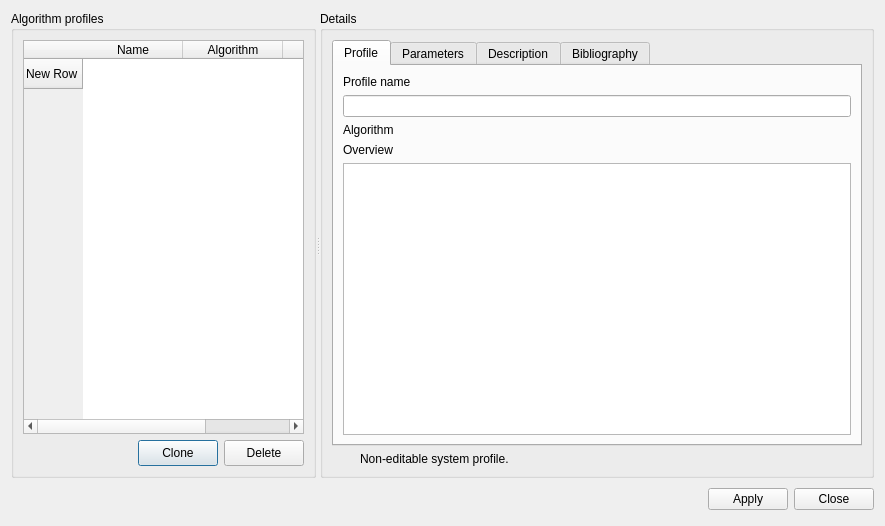
<ui version="4.0" >
 <class>OmgAlgorithmManager</class>
 <widget class="QDialog" name="OmgAlgorithmManager" >
  <property name="geometry" >
   <rect>
    <x>0</x>
    <y>0</y>
    <width>885</width>
    <height>526</height>
   </rect>
  </property>
  <property name="windowTitle" >
   <string>Algorithm Manager</string>
  </property>
  <layout class="QGridLayout" >
   <item row="0" column="0" colspan="3" >
    <widget class="QSplitter" name="splitter" >
     <property name="orientation" >
      <enum>Qt::Horizontal</enum>
     </property>
     <widget class="QGroupBox" name="groupBox" >
      <property name="title" >
       <string>Algorithm profiles</string>
      </property>
      <layout class="QGridLayout" >
       <item row="0" column="0" colspan="3" >
        <widget class="QTableWidget" name="tblAlgorithms" >
         <property name="alternatingRowColors" >
          <bool>true</bool>
         </property>
         <property name="showGrid" >
          <bool>false</bool>
         </property>
         <property name="gridStyle" >
          <enum>Qt::NoPen</enum>
         </property>
         <row>
          <property name="text" >
           <string>New Row</string>
          </property>
         </row>
         <column>
          <property name="text" >
           <string>Name</string>
          </property>
         </column>
         <column>
          <property name="text" >
           <string>Algorithm</string>
          </property>
         </column>
         <column>
          <property name="text" >
           <string>Description</string>
          </property>
         </column>
        </widget>
       </item>
       <item row="1" column="0" >
        <spacer>
         <property name="orientation" >
          <enum>Qt::Horizontal</enum>
         </property>
         <property name="sizeHint" >
          <size>
           <width>81</width>
           <height>26</height>
          </size>
         </property>
        </spacer>
       </item>
       <item row="1" column="1" >
        <widget class="QPushButton" name="pbnClone" >
         <property name="minimumSize" >
          <size>
           <width>28</width>
           <height>26</height>
          </size>
         </property>
         <property name="maximumSize" >
          <size>
           <width>100</width>
           <height>26</height>
          </size>
         </property>
         <property name="text" >
          <string>Clone</string>
         </property>
         <property name="iconSize" >
          <size>
           <width>22</width>
           <height>22</height>
          </size>
         </property>
        </widget>
       </item>
       <item row="1" column="2" >
        <widget class="QPushButton" name="pbnDelete" >
         <property name="minimumSize" >
          <size>
           <width>28</width>
           <height>26</height>
          </size>
         </property>
         <property name="maximumSize" >
          <size>
           <width>100</width>
           <height>26</height>
          </size>
         </property>
         <property name="text" >
          <string>Delete</string>
         </property>
         <property name="iconSize" >
          <size>
           <width>22</width>
           <height>22</height>
          </size>
         </property>
        </widget>
       </item>
      </layout>
     </widget>
     <widget class="QGroupBox" name="grpDetails" >
      <property name="title" >
       <string>Details</string>
      </property>
      <layout class="QGridLayout" >
       <item row="0" column="0" colspan="2" >
        <widget class="QTabWidget" name="tabMetadata" >
         <property name="tabPosition" >
          <enum>QTabWidget::North</enum>
         </property>
         <property name="currentIndex" >
          <number>0</number>
         </property>
         <widget class="QWidget" name="tab" >
          <attribute name="title" >
           <string>Profile</string>
          </attribute>
          <layout class="QGridLayout" >
           <item row="3" column="0" >
            <widget class="QLabel" name="label_3" >
             <property name="text" >
              <string>Overview</string>
             </property>
             <property name="buddy" >
              <cstring>teOverview</cstring>
             </property>
            </widget>
           </item>
           <item row="1" column="0" >
            <widget class="QLineEdit" name="leProfileName" />
           </item>
           <item row="0" column="0" >
            <widget class="QLabel" name="label" >
             <property name="text" >
              <string>Profile name</string>
             </property>
             <property name="buddy" >
              <cstring>leProfileName</cstring>
             </property>
            </widget>
           </item>
           <item row="4" column="0" >
            <widget class="QTextEdit" name="teOverview" >
             <property name="readOnly" >
              <bool>true</bool>
             </property>
            </widget>
           </item>
           <item row="2" column="0" >
            <widget class="QLabel" name="lblAlgorithm" >
             <property name="text" >
              <string>Algorithm</string>
             </property>
            </widget>
           </item>
          </layout>
         </widget>
         <widget class="QWidget" name="tabParameters" >
          <attribute name="title" >
           <string>Parameters</string>
          </attribute>
          <layout class="QGridLayout" >
           <item row="1" column="0" >
            <widget class="QLabel" name="lblParameterCount" >
             <property name="text" >
              <string>Parameter count</string>
             </property>
            </widget>
           </item>
           <item row="1" column="1" >
            <spacer>
             <property name="orientation" >
              <enum>Qt::Horizontal</enum>
             </property>
             <property name="sizeHint" >
              <size>
               <width>281</width>
               <height>20</height>
              </size>
             </property>
            </spacer>
           </item>
           <item row="0" column="0" colspan="3" >
            <widget class="QFrame" name="frameParameters" >
             <property name="frameShape" >
              <enum>QFrame::NoFrame</enum>
             </property>
             <property name="frameShadow" >
              <enum>QFrame::Raised</enum>
             </property>
             <property name="lineWidth" >
              <number>0</number>
             </property>
            </widget>
           </item>
           <item row="1" column="2" >
            <widget class="QPushButton" name="pbnDefaults" >
             <property name="text" >
              <string>Defaults</string>
             </property>
            </widget>
           </item>
          </layout>
         </widget>
         <widget class="QWidget" name="tabDetails" >
          <attribute name="title" >
           <string>Description</string>
          </attribute>
          <layout class="QGridLayout" >
           <item row="0" column="0" >
            <widget class="QLabel" name="lblVersionLabel" >
             <property name="sizePolicy" >
              <sizepolicy vsizetype="Fixed" hsizetype="Fixed" >
               <horstretch>0</horstretch>
               <verstretch>0</verstretch>
              </sizepolicy>
             </property>
             <property name="text" >
              <string>Version</string>
             </property>
            </widget>
           </item>
           <item row="1" column="0" >
            <widget class="QLabel" name="lblAuthorLabel" >
             <property name="sizePolicy" >
              <sizepolicy vsizetype="Fixed" hsizetype="Fixed" >
               <horstretch>0</horstretch>
               <verstretch>0</verstretch>
              </sizepolicy>
             </property>
             <property name="text" >
              <string>Author</string>
             </property>
            </widget>
           </item>
           <item row="2" column="0" >
            <widget class="QLabel" name="lblImplementedByLabel" >
             <property name="sizePolicy" >
              <sizepolicy vsizetype="Fixed" hsizetype="Fixed" >
               <horstretch>0</horstretch>
               <verstretch>0</verstretch>
              </sizepolicy>
             </property>
             <property name="text" >
              <string>Code author</string>
             </property>
            </widget>
           </item>
           <item row="2" column="1" colspan="2" >
            <widget class="QLabel" name="lblCodeAuthor" >
             <property name="sizePolicy" >
              <sizepolicy vsizetype="Fixed" hsizetype="Expanding" >
               <horstretch>0</horstretch>
               <verstretch>0</verstretch>
              </sizepolicy>
             </property>
             <property name="text" >
              <string>[code author goes here]</string>
             </property>
            </widget>
           </item>
           <item row="0" column="1" colspan="2" >
            <widget class="QLabel" name="lblVersion" >
             <property name="sizePolicy" >
              <sizepolicy vsizetype="Fixed" hsizetype="Expanding" >
               <horstretch>0</horstretch>
               <verstretch>0</verstretch>
              </sizepolicy>
             </property>
             <property name="text" >
              <string>[version goes here]</string>
             </property>
            </widget>
           </item>
           <item row="5" column="0" colspan="3" >
            <widget class="QTextEdit" name="teDescription" >
             <property name="readOnly" >
              <bool>true</bool>
             </property>
            </widget>
           </item>
           <item row="4" column="0" colspan="3" >
            <widget class="QLabel" name="lblDescriptionLabel" >
             <property name="text" >
              <string>&lt;html>&lt;head>&lt;meta name="qrichtext" content="1" />&lt;style type="text/css">
p, li { white-space: pre-wrap; }
&lt;/style>&lt;/head>&lt;body style=" font-family:'Lucida Grande'; font-size:13pt; font-weight:400; font-style:normal;">
&lt;p style=" margin-top:0px; margin-bottom:0px; margin-left:0px; margin-right:0px; -qt-block-indent:0; text-indent:0px; font-family:'Sans Serif'; font-size:10pt; font-weight:600;">&lt;span style=" font-weight:400;">Description&lt;/span>&lt;/p>&lt;/body>&lt;/html></string>
             </property>
             <property name="buddy" >
              <cstring>teDescription</cstring>
             </property>
            </widget>
           </item>
           <item row="3" column="2" >
            <widget class="QCheckBox" name="cbxAbsence" >
             <property name="text" >
              <string>Uses absence data</string>
             </property>
             <property name="checkable" >
              <bool>false</bool>
             </property>
            </widget>
           </item>
           <item row="3" column="0" colspan="2" >
            <widget class="QCheckBox" name="cbxCategorical" >
             <property name="text" >
              <string>Uses categorical data</string>
             </property>
             <property name="checkable" >
              <bool>false</bool>
             </property>
            </widget>
           </item>
           <item row="1" column="1" colspan="2" >
            <widget class="QLabel" name="lblAuthor" >
             <property name="sizePolicy" >
              <sizepolicy vsizetype="Fixed" hsizetype="Expanding" >
               <horstretch>0</horstretch>
               <verstretch>0</verstretch>
              </sizepolicy>
             </property>
             <property name="text" >
              <string>[author goes here]</string>
             </property>
             <property name="wordWrap" >
              <bool>true</bool>
             </property>
            </widget>
           </item>
          </layout>
         </widget>
         <widget class="QWidget" name="tabBibliography" >
          <attribute name="title" >
           <string>Bibliography</string>
          </attribute>
          <layout class="QGridLayout" >
           <item row="0" column="0" >
            <widget class="QTextEdit" name="teBibliography" >
             <property name="readOnly" >
              <bool>true</bool>
             </property>
            </widget>
           </item>
          </layout>
         </widget>
        </widget>
       </item>
       <item row="1" column="0" >
        <widget class="QLabel" name="lblProfileIcon" >
         <property name="maximumSize" >
          <size>
           <width>22</width>
           <height>22</height>
          </size>
         </property>
         <property name="text" >
          <string/>
         </property>
         <property name="pixmap" >
          <pixmap resource="../resources/resources.qrc" >:/algorithmTypeSystem.png</pixmap>
         </property>
         <property name="scaledContents" >
          <bool>true</bool>
         </property>
        </widget>
       </item>
       <item row="1" column="1" >
        <widget class="QLabel" name="lblProfileNotes" >
         <property name="text" >
          <string>Non-editable system profile.</string>
         </property>
        </widget>
       </item>
      </layout>
     </widget>
    </widget>
   </item>
   <item row="1" column="0" >
    <spacer>
     <property name="orientation" >
      <enum>Qt::Horizontal</enum>
     </property>
     <property name="sizeHint" >
      <size>
       <width>681</width>
       <height>31</height>
      </size>
     </property>
    </spacer>
   </item>
   <item row="1" column="1" >
    <widget class="QPushButton" name="pbnApply" >
     <property name="text" >
      <string>Apply</string>
     </property>
    </widget>
   </item>
   <item row="1" column="2" >
    <widget class="QPushButton" name="pbnClose" >
     <property name="text" >
      <string>Close</string>
     </property>
    </widget>
   </item>
  </layout>
 </widget>
 <tabstops>
  <tabstop>tblAlgorithms</tabstop>
  <tabstop>pbnClone</tabstop>
  <tabstop>pbnDelete</tabstop>
  <tabstop>tabMetadata</tabstop>
  <tabstop>leProfileName</tabstop>
  <tabstop>teOverview</tabstop>
  <tabstop>pbnApply</tabstop>
  <tabstop>teDescription</tabstop>
  <tabstop>teBibliography</tabstop>
  <tabstop>pbnDefaults</tabstop>
 </tabstops>
 <resources>
  <include location="../resources/resources.qrc" />
 </resources>
 <connections>
  <connection>
   <sender>pbnClose</sender>
   <signal>clicked()</signal>
   <receiver>OmgAlgorithmManager</receiver>
   <slot>accept()</slot>
   <hints>
    <hint type="sourcelabel" >
     <x>701</x>
     <y>460</y>
    </hint>
    <hint type="destinationlabel" >
     <x>753</x>
     <y>499</y>
    </hint>
   </hints>
  </connection>
 </connections>
</ui>
